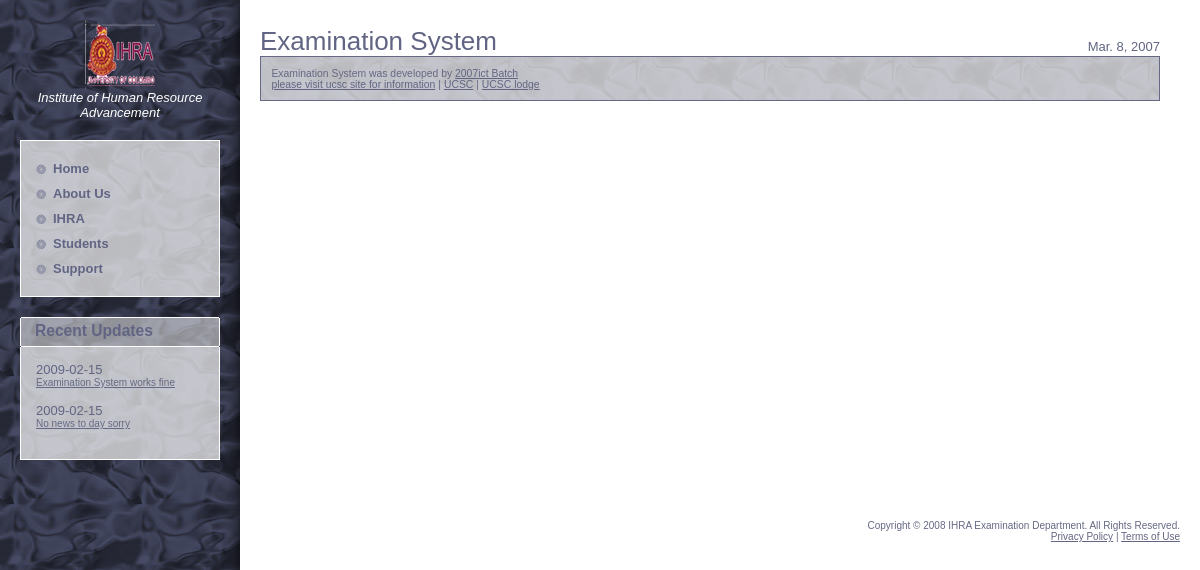
Page /AboutUs.php on the committed database.
### tables this page shows
CREATE TABLE `news` (
  `Nid` int(10) NOT NULL auto_increment,
  `Date` varchar(50) default NULL,
  `item` varchar(1000) default NULL,
  PRIMARY KEY  (`Nid`)
);

### class/Connection.php (called while the page is built, shortened)
<?php
class Connection{
    public static  function connect($query){
        $result=mysql_query($query) or die("qurery failed".mysql_error());
        return $result;
    }
}
?>

### class/News.php (called while the page is built, shortened)
<?php
require_once('Connection.php');
class News {
    public function setNewsItems(){
        $query="select * from News ";
        $result=Connection::connect($query);
        while($row=mysql_fetch_array($result)){
            $new=new News();
            $nid=$row['Nid'];
            $new->Date=$row['Date'];
            $new->Item=$row['item'];
            $new->NID=$nid;
            $news["$nid"]=$new;
        }
        if(Connection::$affectedrows!=0){
             return $news;
        }
        else{
            return false;
        }
    }
}
?>

### AboutUs.php (the view, shortened to what this page needs)
<!DOCTYPE html PUBLIC "-//W3C//DTD XHTML 1.0 Strict//EN" "http://www.w3.org/TR/xhtml1/DTD/xhtml1-strict.dtd">
<html xmlns="http://www.w3.org/1999/xhtml">
<head>
<link href="Style/default2.css" rel="stylesheet" type="text/css" />
</head>
<body>
<div id="sidebar">
	<div id="logo">
		<h2><a href="#">Institute of Human Resource Advancement</a></h2>
	</div>
	<div id="menu" class="boxed">
		<div class="content">
			<ul>
				<li class="active"><a href="index.php" title="">Home</a></li>
				<li><a href="AboutUs.php" title="">About Us</a></li>
                        <li><a href="http://ihra.cmb.ac.lk" title="">IHRA </a></li>
                        <li><a href="Student.php" title="">Students</a></li>
              <li><a href="http://ucsc.cmb.ac.lk" title="">Support</a></li>
			</ul>
	  </div>
	</div>
	 <div id="updates" class="boxed">
                <h2 class="title">Recent Updates</h2>
                <div class="content">
                    <ul>
                        <?php
                        include_once('class/News.php');
$news=new News();
if(isset($_SESSION['news'])){
    $new=unserialize($_SESSION['news']);
}
else{
    $new=$news->setNewsItems();
}
                        if(is_array($new)){
                            foreach($new as $ne){
                                echo "<li>";
                                echo "<h3>$ne->Date</h3>";
                                echo "<p><u>$ne->Item</u></p>";
                                echo "</li>";
                            }
                        }
                        else{
                            echo "<li>";
                            echo "no news added by the adminstrator";
                            echo "</li>";
                        }
                        ?>
                    </ul>
                </div>
            </div>
</div>
<div id="main">
	<div id="welcome" class="post">
		<h2 class="title">Examination System</h2>
		<h3 class="date"><span class="month">Mar.</span> <span class="day">8</span><span class="year">, 2007</span></h3>
		<div class="meta">
			<p>Examination System was developed by <a href="index.php">2007ict Batch</a><br />
				<a href="#">please visit ucsc site for information</a> | <a href="ucsc.cmb.ac.lk">UCSC</a> | <a href="www.ucsclodge.lk">UCSC lodge</a></p>
		</div>
	  <div class="story">
	    <p>&nbsp;</p>
        <p>&nbsp;</p>
	    <p>&nbsp;</p>
	  </div>
	</div>
	<div id="example" class="post">
		<h2 class="title">&nbsp;</h2>
  </div>
</div>
 <div id="footer">
            <p id="legal">Copyright &copy; 2008 IHRA Examination Department. All Rights Reserved. </p>
            <p id="links"><a href="#">Privacy Policy</a> | <a href="#">Terms of Use</a></p>
        </div>
</body>
</html>

### Style/default2.css (style rules this page uses)
* { margin: 0; padding: 0; }
body { background: #FFFFFF url(../images/img01.jpg) repeat-y; font: normal small Arial, Helvetica, sans-serif; color: #656983; }
h1, h2, h3 { font-weight: normal; color: #616583; }
h2 { font-size: 2em; }
p, blockquote, ul, ol { margin-bottom: 1.5em; }
ul { margin-left: 3em; }
a { color: #616583; }
.boxed { margin-bottom: 20px; }
.boxed .title { height: 25px; padding: 5px 0 0 15px; background: url(../images/img03.gif) no-repeat; font-size: 1.2em; font-weight: bold; }
.boxed .content { padding: 15px; background: url(../images/img04.gif); border: 1px solid #FFFFFF; border-top: none; }
.post { padding: 2em 0 0 0; }
.post .date { margin: -1.4em 0 .2em 0; text-align: right; font-size: 1em; }
.post .meta { padding: 1em; background: #656983 url(../images/img04.gif); border: 1px solid #656983; font-size: .8em; }
.post .meta p { margin: 0; }
.post .story { padding: 1em; }
.post .story p, .post .story blockquote, .post .story ul, .post .story ol { line-height: 1.7em; }
#logo { padding: 70px 0 20px 0; background: url(../images/ucsc.png) no-repeat center top; text-align: center; }
#logo h2 { font-size: 1em; font-style: italic; }
#logo a { text-decoration: none; color: #FFFFFF; }
#main { margin: 0 40px 0 260px; }
#sidebar { float: left; position: relative; width: 200px; padding: 20px; }
#menu .content { border: 1px solid #FFFFFF; }
#menu ul { margin: 0; list-style: none; }
#menu li { display: block; }
#menu a { display: block; padding: 5px 0 5px 17px; background: url(../images/img05.gif) no-repeat left center; text-decoration: none; font-weight: bold; }
#updates ul { margin: 0; padding: 0; list-style: none; }
#updates h3 { font-size: small; }
#updates p { font-size: x-small; }
#footer { clear: both; padding: 20px; }
#footer p { margin: 0; text-align: right; font-size: x-small; }

### rows in the picture
news: Date "2009-02-15", item "Examination System works fine"
news: Date "2009-02-15", item "No news to day sorry"
